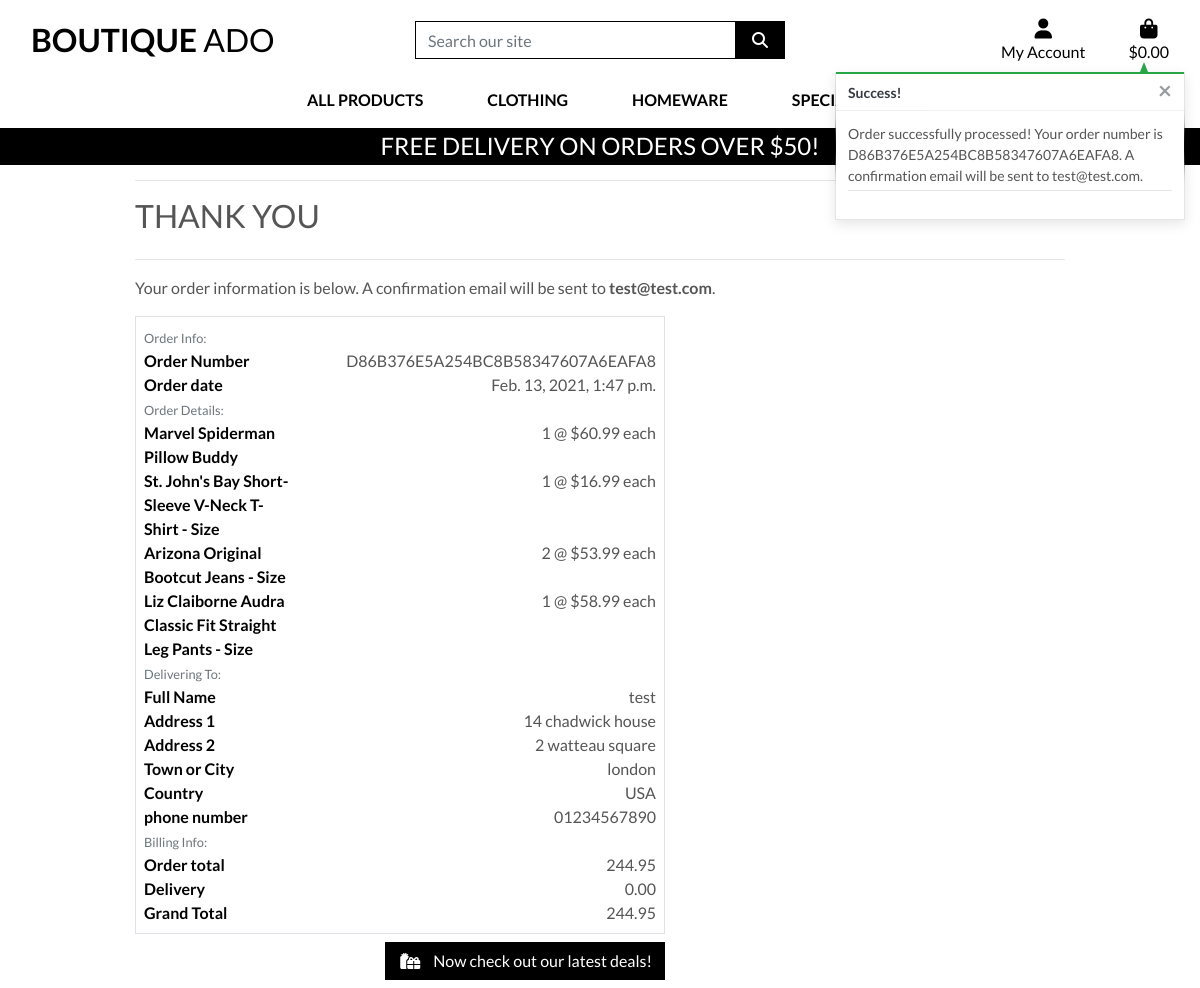
Screenshot of /checkout/checkout_success/D86B376E5A254BC8B58347607A6EAFA8 with the database file from the repository.
### checkout/models.py (models this page shows, shortened)
class Order(models.Model):
    order_number = models.CharField(max_length=32, null=False, editable=False)
    full_name = models.CharField(max_length=50, null=False, blank=False)
    email = models.EmailField(max_length=254, null=False, blank=False)
    phone_number = models.CharField(max_length=20, null=False, blank=False)
    country = CountryField(blank_label='Country *', null=False, blank=False)
    postcode = models.CharField(max_length=20, null=True, blank=True)
    town_or_city = models.CharField(max_length=40, null=False, blank=False)
    street_address1 = models.CharField(max_length=80, null=False, blank=False)
    street_address2 = models.CharField(max_length=80, null=True, blank=True)
    county = models.CharField(max_length=80, null=True, blank=True)
    date = models.DateTimeField(auto_now_add=True)
    delivery_cost = models.DecimalField(max_digits=6, decimal_places=2, null=False, default=0)
    order_total = models.DecimalField(max_digits=10, decimal_places=2, null=False, default=0)
    grand_total = models.DecimalField(max_digits=10, decimal_places=2, null=False, default=0)
    original_bag = models.TextField(null=False, blank=False, default='')
    stripe_pid = models.CharField(max_length=254, null=False, blank=False, default='')

class OrderLineItem(models.Model):
    order = models.ForeignKey(Order, null=False, blank=False, on_delete=models.CASCADE, related_name='lineitems')
    product = models.ForeignKey(Product, null=False, blank=False, on_delete=models.CASCADE)
    product_size = models.CharField(max_length=2, null=True, blank=True) # XS, S, M, L, XL
    quantity = models.IntegerField(null=False, blank=False, default=0)
    lineitem_total = models.DecimalField(max_digits=6, decimal_places=2, null=False, blank=False, editable=False)

### products/models.py (models this page shows, shortened)
class Product(models.Model):
    category = models.ForeignKey('Category', null=True, blank=True, on_delete=models.SET_NULL)
    sku = models.CharField(max_length=254, null=True, blank=True)
    name = models.CharField(max_length=254)
    description = models.TextField()
    has_sizes = models.BooleanField(default=False, null=True, blank=True)
    price = models.DecimalField(max_digits=6, decimal_places=2)
    rating = models.DecimalField(max_digits=6, decimal_places=2, null=True, blank=True)
    image_url = models.URLField(max_length=1024, null=True, blank=True)
    image = models.ImageField(null=True, blank=True)

### checkout/views.py (the view)
# urls.py: path('checkout_success/<order_number>', views.checkout_success, name='checkout_success'),
def checkout_success(request, order_number):
    save_info = request.session.get('save_info')
    order = get_object_or_404(Order, order_number=order_number)
    messages.success(request, f'Order successfully processed! \
        Your order number is {order_number}. A confirmation \
        email will be sent to {order.email}.')
    if 'bag' in request.session:
        del request.session['bag']
    template = 'checkout/checkout_success.html'
    context = {
        'order': order,
    }
    return render(request, template, context)

### bag/contexts.py (called while the page is built, shortened)
def bag_contents(request):
    bag_items = []
    total = 0
    product_count = 0
    bag = request.session.get('bag', {})
    if total < settings.FREE_DELIVERY_THRESHOLD:
        delivery = total * Decimal(settings.STANDARD_DELIVERY_PERCENTAGE/100)
        free_delivery_delta = settings.FREE_DELIVERY_THRESHOLD - total
    else:
        delivery = 0
        free_delivery_delta = 0
    grand_total = delivery + total
    context = {
        "bag_items": bag_items,
        "total": total,
        "product_count": product_count,
        "delivery": delivery,
        "free_delivery_delta": free_delivery_delta,
        "free_delivery_threshold": settings.FREE_DELIVERY_THRESHOLD,
        "grand_total": grand_total,
    }
    return context

### checkout/templates/checkout/checkout_success.html (shortened to what this page needs)
{% extends "base.html" %}
{% load static %}
{% block extra_css %}
    <link rel="stylesheet" href="{% static 'checkout/css/checkout.css' %}">
{% endblock %}
{% block page_header %}
    <div class="container header-container">
    </div>
{% endblock %}
{% block content %}
    <div class="overlay"></div>
    <div class="container">
        <div class="row">
            <div class="col">
                <hr>
                <h2 class="logo-font mb-4">Thank You</h2>
                <hr>
                <p>Your order information is below. A confirmation email will be sent to <strong>{{ order.email }}</strong>.</p>
            </div>
        </div>
        <div class="row">
            <div class="col-12 col-lg-7">
                <div class="order-confirmation-wrapper p-2 border">
                    <div class="row">
                        <div class="col">
                            <small class="text-muted">Order Info:</small>
                        </div>
                    </div>
                    <div class="row">
                        <div class="col-12 col-md-4">
                            <p class="mb-0 text-black font-weight-bold">Order Number</p>
                        </div>
                        <div class="col-12 col-md-8 text-md-right">
                            <p class="mb-0">{{ order.order_number }}</p>
                        </div>
                    </div>
                    <div class="row">
                        <div class="col-12 col-md-4">
                            <p class="mb-0 text-black font-weight-bold">Order date</p>
                        </div>
                        <div class="col-12 col-md-8 text-md-right">
                            <p class="mb-0">{{ order.date }}</p>
                        </div>
                    </div>
                     <div class="row">
                        <div class="col">
                            <small class="text-muted">Order Details:</small>
                        </div>
                    </div>
                    {% for item in order.lineitems.all %}
                    <div class="row">
                        <div class="col-12 col-md-4">
                            <p class="mb-0 text-black font-weight-bold">{{ item.product.name }}{% if item.product_size %} - Size {{ item.product.size|upper }}{% endif %}</p>
                        </div>
                        <div class="col-12 col-md-8 text-md-right">
                            <p class="mb-0">{{ item.quantity }} @ ${{item.product.price}} each</p>
                        </div>
                    </div>
                    {% endfor %}
                     <div class="row">
                        <div class="col">
                            <small class="text-muted">Delivering To:</small>
                        </div>
                    </div>
                    <div class="row">
                        <div class="col-12 col-md-4">
                            <p class="mb-0 text-black font-weight-bold">Full Name</p>
                        </div>
                        <div class="col-12 col-md-8 text-md-right">
                            <p class="mb-0">{{ order.full_name }}</p>
                        </div>
                    </div>
                    <div class="row">
                        <div class="col-12 col-md-4">
                            <p class="mb-0 text-black font-weight-bold">Address 1</p>
                        </div>
                        <div class="col-12 col-md-8 text-md-right">
                            <p class="mb-0">{{ order.street_address1 }}</p>
                        </div>
                    </div>
                    {% if order.street_address2 %}
                    <div class="row">
                        <div class="col-12 col-md-4">
                            <p class="mb-0 text-black font-weight-bold">Address 2</p>
                        </div>
                        <div class="col-12 col-md-8 text-md-right">
                            <p class="mb-0">{{ order.street_address2 }}</p>
                        </div>
                    </div>
                    {% endif %}
                    <div class="row">
                        <div class="col-12 col-md-4">
                            <p class="mb-0 text-black font-weight-bold">Town or City</p>
                        </div>
                        <div class="col-12 col-md-8 text-md-right">
                            <p class="mb-0">{{ order.town_or_city }}</p>
                        </div>
                    </div>
                    <div class="row">
                        <div class="col-12 col-md-4">
                            <p class="mb-0 text-black font-weight-bold">Country</p>
                        </div>
                        <div class="col-12 col-md-8 text-md-right">
                            <p class="mb-0">{{ order.country }}</p>
                        </div>
                    </div>
                    <div class="row">
                        <div class="col-12 col-md-4">
                            <p class="mb-0 text-black font-weight-bold">phone number</p>
                        </div>
                        <div class="col-12 col-md-8 text-md-right">
                            <p class="mb-0">{{ order.phone_number }}</p>
                        </div>
                    </div>
                     <div class="row">
                        <div class="col">
                            <small class="text-muted">Billing Info:</small>
                        </div>
                    </div>
                    <div class="row">
                        <div class="col-12 col-md-4">
                            <p class="mb-0 text-black font-weight-bold">Order total</p>
                        </div>
                        <div class="col-12 col-md-8 text-md-right">
                            <p class="mb-0">{{ order.order_total }}</p>
                        </div>
                    </div>
                    <div class="row">
                        <div class="col-12 col-md-4">
                            <p class="mb-0 text-black font-weight-bold">Delivery</p>
                        </div>
                        <div class="col-12 col-md-8 text-md-right">
                            <p class="mb-0">{{ order.delivery_cost }}</p>
                        </div>
                    </div>
                    <div class="row">
                        <div class="col-12 col-md-4">
                            <p class="mb-0 text-black font-weight-bold">Grand Total</p>
                        </div>
                        <div class="col-12 col-md-8 text-md-right">
                            <p class="mb-0">{{ order.grand_total }}</p>
                        </div>
                    </div>
                </div>
            </div>
        </div>
        <div class="row">
            <div class="col-12 col-lg-7 text-right">
                <a href="{% url 'products' %}?category=new_arrivals,deals,clearance" class="btn btn-black rounded-0 my-2">
                    <span class="icon mr-2">
                        <i class="fas fa-gifts"></i>
                    </span>
                    <span class="text-uppercas">Now check out our latest deals!</span>
                </a>
            </div>
        </div>
    </div>
{% endblock %}

### static/css/base.css (style rules this page uses)
html { height: 100%; }
body { background: url('/media/homepage_background_cropped.jpg') no-repeat center center fixed; background-size: cover; height: calc(100vh - 164px); color: #555; font-family: 'lato'; }
.icon { align-items: center; display: inline-flex; justify-content: center; height: 1.5rem; width: 1.5rem; }
.logo-font { text-transform: uppercase; }
.btn-black { background: black; color: white; }
.text-black { color: #000 !important; }
.overlay { height: 100%; width: 100%; top: 0; left: 0; position: fixed; background: white; z-index: -1; }
@media (min-width: 1200px) { .container { max-width: 80%; } }
@media (min-width: 992px) { .header-container { padding-top: 164px; } }

### rows the page displays
Order: email "test@test.com", order_number "D86B376E5A254BC8B58347607A6EAFA8", date "Feb. 13, 2021, 1:47 p.m.", full_name "test", street_address1 "14 chadwick house", street_address2 "2 watteau square", town_or_city "london", country "USA", phone_number "01234567890", order_total "244.95", delivery_cost "0.00", grand_total "244.95"
OrderLineItem: product.name "Marvel Spiderman Pillow Buddy", quantity "1", product.price "60.99"
OrderLineItem: product.name "St. John's Bay Short-Sleeve V-Neck T-Shirt", quantity "1", product.price "16.99"
OrderLineItem: product.name "Arizona Original Bootcut Jeans", quantity "2", product.price "53.99"
OrderLineItem: product.name "Liz Claiborne Audra Classic Fit Straight Leg Pants", quantity "1", product.price "58.99"

### other values shown
{{ free_delivery_threshold }} "50"
{{ message }} "Order successfully processed! Your order number is D86B376E5A254BC8B58347607A6EAFA8. A confirmation email will be sent to test@test.com."
